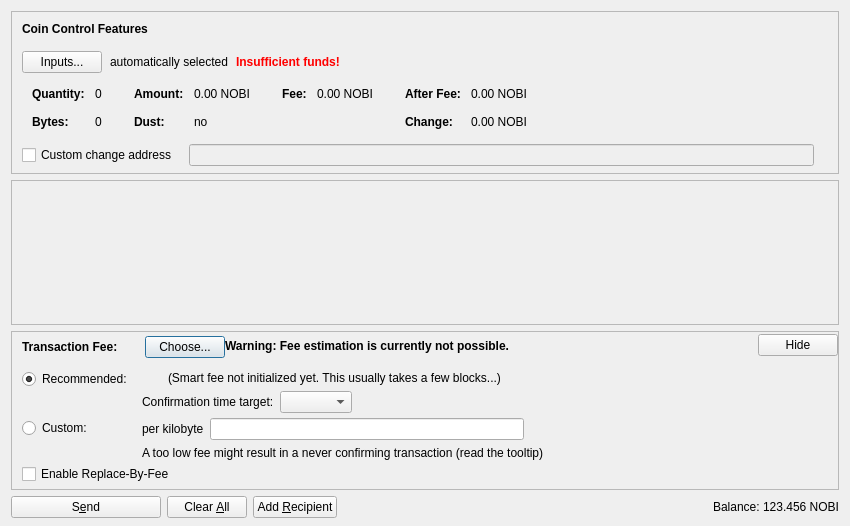
<?xml version="1.0" encoding="UTF-8"?>
<ui version="4.0">
 <class>SendCoinsDialog</class>
 <widget class="QDialog" name="SendCoinsDialog">
  <property name="geometry">
   <rect>
    <x>0</x>
    <y>0</y>
    <width>850</width>
    <height>526</height>
   </rect>
  </property>
  <property name="windowTitle">
   <string>Send Coins</string>
  </property>
  <layout class="QVBoxLayout" name="verticalLayout" stretch="0,1,0,0">
   <property name="bottomMargin">
    <number>8</number>
   </property>
   <item>
    <widget class="QFrame" name="frameCoinControl">
     <property name="sizePolicy">
      <sizepolicy hsizetype="Expanding" vsizetype="Expanding">
       <horstretch>0</horstretch>
       <verstretch>0</verstretch>
      </sizepolicy>
     </property>
     <property name="maximumSize">
      <size>
       <width>16777215</width>
       <height>16777215</height>
      </size>
     </property>
     <property name="frameShape">
      <enum>QFrame::StyledPanel</enum>
     </property>
     <property name="frameShadow">
      <enum>QFrame::Sunken</enum>
     </property>
     <layout class="QVBoxLayout" name="verticalLayoutCoinControl2">
      <property name="spacing">
       <number>0</number>
      </property>
      <property name="leftMargin">
       <number>0</number>
      </property>
      <property name="topMargin">
       <number>0</number>
      </property>
      <property name="rightMargin">
       <number>0</number>
      </property>
      <property name="bottomMargin">
       <number>6</number>
      </property>
      <item>
       <layout class="QVBoxLayout" name="verticalLayoutCoinControl" stretch="0,0,0,0,1">
        <property name="spacing">
         <number>0</number>
        </property>
        <property name="leftMargin">
         <number>10</number>
        </property>
        <property name="topMargin">
         <number>10</number>
        </property>
        <item>
         <layout class="QHBoxLayout" name="horizontalLayoutCoinControl1">
          <property name="bottomMargin">
           <number>15</number>
          </property>
          <item>
           <widget class="QLabel" name="labelCoinControlFeatures">
            <property name="sizePolicy">
             <sizepolicy hsizetype="Preferred" vsizetype="Maximum">
              <horstretch>0</horstretch>
              <verstretch>0</verstretch>
             </sizepolicy>
            </property>
            <property name="font">
             <font>
              <weight>75</weight>
              <bold>true</bold>
             </font>
            </property>
            <property name="styleSheet">
             <string notr="true">font-weight:bold;</string>
            </property>
            <property name="text">
             <string>Coin Control Features</string>
            </property>
           </widget>
          </item>
         </layout>
        </item>
        <item>
         <layout class="QHBoxLayout" name="horizontalLayoutCoinControl2" stretch="0,0,0,0">
          <property name="spacing">
           <number>8</number>
          </property>
          <property name="bottomMargin">
           <number>10</number>
          </property>
          <item>
           <widget class="QPushButton" name="pushButtonCoinControl">
            <property name="styleSheet">
             <string notr="true"/>
            </property>
            <property name="text">
             <string>Inputs...</string>
            </property>
            <property name="autoDefault">
             <bool>false</bool>
            </property>
           </widget>
          </item>
          <item>
           <widget class="QLabel" name="labelCoinControlAutomaticallySelected">
            <property name="text">
             <string>automatically selected</string>
            </property>
            <property name="margin">
             <number>5</number>
            </property>
           </widget>
          </item>
          <item>
           <widget class="QLabel" name="labelCoinControlInsuffFunds">
            <property name="font">
             <font>
              <weight>75</weight>
              <bold>true</bold>
             </font>
            </property>
            <property name="styleSheet">
             <string notr="true">color:red;font-weight:bold;</string>
            </property>
            <property name="text">
             <string>Insufficient funds!</string>
            </property>
            <property name="margin">
             <number>5</number>
            </property>
           </widget>
          </item>
          <item>
           <spacer name="horizontalSpacerCoinControl">
            <property name="orientation">
             <enum>Qt::Horizontal</enum>
            </property>
            <property name="sizeHint" stdset="0">
             <size>
              <width>40</width>
              <height>1</height>
             </size>
            </property>
           </spacer>
          </item>
         </layout>
        </item>
        <item>
         <widget class="QWidget" name="widgetCoinControl" native="true">
          <property name="sizePolicy">
           <sizepolicy hsizetype="Preferred" vsizetype="Preferred">
            <horstretch>0</horstretch>
            <verstretch>0</verstretch>
           </sizepolicy>
          </property>
          <property name="minimumSize">
           <size>
            <width>0</width>
            <height>0</height>
           </size>
          </property>
          <property name="styleSheet">
           <string notr="true"/>
          </property>
          <layout class="QHBoxLayout" name="horizontalLayoutCoinControl5">
           <property name="leftMargin">
            <number>0</number>
           </property>
           <property name="topMargin">
            <number>0</number>
           </property>
           <property name="rightMargin">
            <number>0</number>
           </property>
           <property name="bottomMargin">
            <number>0</number>
           </property>
           <item>
            <layout class="QHBoxLayout" name="horizontalLayoutCoinControl3" stretch="0,0,0,1">
             <property name="spacing">
              <number>20</number>
             </property>
             <property name="topMargin">
              <number>0</number>
             </property>
             <property name="bottomMargin">
              <number>10</number>
             </property>
             <item>
              <layout class="QFormLayout" name="formLayoutCoinControl1">
               <property name="horizontalSpacing">
                <number>10</number>
               </property>
               <property name="verticalSpacing">
                <number>14</number>
               </property>
               <property name="leftMargin">
                <number>10</number>
               </property>
               <property name="topMargin">
                <number>4</number>
               </property>
               <property name="rightMargin">
                <number>6</number>
               </property>
               <item row="0" column="0">
                <widget class="QLabel" name="labelCoinControlQuantityText">
                 <property name="font">
                  <font>
                   <weight>75</weight>
                   <bold>true</bold>
                  </font>
                 </property>
                 <property name="text">
                  <string>Quantity:</string>
                 </property>
                 <property name="margin">
                  <number>0</number>
                 </property>
                </widget>
               </item>
               <item row="0" column="1">
                <widget class="QLabel" name="labelCoinControlQuantity">
                 <property name="cursor">
                  <cursorShape>IBeamCursor</cursorShape>
                 </property>
                 <property name="contextMenuPolicy">
                  <enum>Qt::ActionsContextMenu</enum>
                 </property>
                 <property name="text">
                  <string notr="true">0</string>
                 </property>
                 <property name="margin">
                  <number>0</number>
                 </property>
                 <property name="textInteractionFlags">
                  <set>Qt::LinksAccessibleByMouse|Qt::TextSelectableByKeyboard|Qt::TextSelectableByMouse</set>
                 </property>
                </widget>
               </item>
               <item row="1" column="0">
                <widget class="QLabel" name="labelCoinControlBytesText">
                 <property name="font">
                  <font>
                   <weight>75</weight>
                   <bold>true</bold>
                  </font>
                 </property>
                 <property name="text">
                  <string>Bytes:</string>
                 </property>
                </widget>
               </item>
               <item row="1" column="1">
                <widget class="QLabel" name="labelCoinControlBytes">
                 <property name="cursor">
                  <cursorShape>IBeamCursor</cursorShape>
                 </property>
                 <property name="contextMenuPolicy">
                  <enum>Qt::ActionsContextMenu</enum>
                 </property>
                 <property name="text">
                  <string notr="true">0</string>
                 </property>
                 <property name="textInteractionFlags">
                  <set>Qt::LinksAccessibleByMouse|Qt::TextSelectableByKeyboard|Qt::TextSelectableByMouse</set>
                 </property>
                </widget>
               </item>
              </layout>
             </item>
             <item>
              <layout class="QFormLayout" name="formLayoutCoinControl2">
               <property name="horizontalSpacing">
                <number>10</number>
               </property>
               <property name="verticalSpacing">
                <number>14</number>
               </property>
               <property name="leftMargin">
                <number>6</number>
               </property>
               <property name="topMargin">
                <number>4</number>
               </property>
               <property name="rightMargin">
                <number>6</number>
               </property>
               <item row="0" column="0">
                <widget class="QLabel" name="labelCoinControlAmountText">
                 <property name="font">
                  <font>
                   <weight>75</weight>
                   <bold>true</bold>
                  </font>
                 </property>
                 <property name="text">
                  <string>Amount:</string>
                 </property>
                 <property name="margin">
                  <number>0</number>
                 </property>
                </widget>
               </item>
               <item row="0" column="1">
                <widget class="QLabel" name="labelCoinControlAmount">
                 <property name="cursor">
                  <cursorShape>IBeamCursor</cursorShape>
                 </property>
                 <property name="contextMenuPolicy">
                  <enum>Qt::ActionsContextMenu</enum>
                 </property>
                 <property name="text">
                  <string notr="true">0.00 NOBI</string>
                 </property>
                 <property name="textInteractionFlags">
                  <set>Qt::LinksAccessibleByMouse|Qt::TextSelectableByKeyboard|Qt::TextSelectableByMouse</set>
                 </property>
                </widget>
               </item>
               <item row="1" column="0">
                <widget class="QLabel" name="labelCoinControlLowOutputText">
                 <property name="font">
                  <font>
                   <weight>75</weight>
                   <bold>true</bold>
                  </font>
                 </property>
                 <property name="text">
                  <string>Dust:</string>
                 </property>
                </widget>
               </item>
               <item row="1" column="1">
                <widget class="QLabel" name="labelCoinControlLowOutput">
                 <property name="cursor">
                  <cursorShape>IBeamCursor</cursorShape>
                 </property>
                 <property name="contextMenuPolicy">
                  <enum>Qt::ActionsContextMenu</enum>
                 </property>
                 <property name="text">
                  <string notr="true">no</string>
                 </property>
                 <property name="textInteractionFlags">
                  <set>Qt::LinksAccessibleByMouse|Qt::TextSelectableByKeyboard|Qt::TextSelectableByMouse</set>
                 </property>
                </widget>
               </item>
              </layout>
             </item>
             <item>
              <layout class="QFormLayout" name="formLayoutCoinControl3">
               <property name="horizontalSpacing">
                <number>10</number>
               </property>
               <property name="verticalSpacing">
                <number>14</number>
               </property>
               <property name="leftMargin">
                <number>6</number>
               </property>
               <property name="topMargin">
                <number>4</number>
               </property>
               <property name="rightMargin">
                <number>6</number>
               </property>
               <item row="0" column="0">
                <widget class="QLabel" name="labelCoinControlFeeText">
                 <property name="font">
                  <font>
                   <weight>75</weight>
                   <bold>true</bold>
                  </font>
                 </property>
                 <property name="text">
                  <string>Fee:</string>
                 </property>
                 <property name="margin">
                  <number>0</number>
                 </property>
                </widget>
               </item>
               <item row="0" column="1">
                <widget class="QLabel" name="labelCoinControlFee">
                 <property name="cursor">
                  <cursorShape>IBeamCursor</cursorShape>
                 </property>
                 <property name="contextMenuPolicy">
                  <enum>Qt::ActionsContextMenu</enum>
                 </property>
                 <property name="text">
                  <string notr="true">0.00 NOBI</string>
                 </property>
                 <property name="textInteractionFlags">
                  <set>Qt::LinksAccessibleByMouse|Qt::TextSelectableByKeyboard|Qt::TextSelectableByMouse</set>
                 </property>
                </widget>
               </item>
              </layout>
             </item>
             <item>
              <layout class="QFormLayout" name="formLayoutCoinControl4">
               <property name="horizontalSpacing">
                <number>10</number>
               </property>
               <property name="verticalSpacing">
                <number>14</number>
               </property>
               <property name="leftMargin">
                <number>6</number>
               </property>
               <property name="topMargin">
                <number>4</number>
               </property>
               <property name="rightMargin">
                <number>6</number>
               </property>
               <item row="0" column="0">
                <widget class="QLabel" name="labelCoinControlAfterFeeText">
                 <property name="font">
                  <font>
                   <weight>75</weight>
                   <bold>true</bold>
                  </font>
                 </property>
                 <property name="text">
                  <string>After Fee:</string>
                 </property>
                 <property name="margin">
                  <number>0</number>
                 </property>
                </widget>
               </item>
               <item row="0" column="1">
                <widget class="QLabel" name="labelCoinControlAfterFee">
                 <property name="cursor">
                  <cursorShape>IBeamCursor</cursorShape>
                 </property>
                 <property name="contextMenuPolicy">
                  <enum>Qt::ActionsContextMenu</enum>
                 </property>
                 <property name="text">
                  <string notr="true">0.00 NOBI</string>
                 </property>
                 <property name="textInteractionFlags">
                  <set>Qt::LinksAccessibleByMouse|Qt::TextSelectableByKeyboard|Qt::TextSelectableByMouse</set>
                 </property>
                </widget>
               </item>
               <item row="1" column="0">
                <widget class="QLabel" name="labelCoinControlChangeText">
                 <property name="font">
                  <font>
                   <weight>75</weight>
                   <bold>true</bold>
                  </font>
                 </property>
                 <property name="text">
                  <string>Change:</string>
                 </property>
                </widget>
               </item>
               <item row="1" column="1">
                <widget class="QLabel" name="labelCoinControlChange">
                 <property name="cursor">
                  <cursorShape>IBeamCursor</cursorShape>
                 </property>
                 <property name="contextMenuPolicy">
                  <enum>Qt::ActionsContextMenu</enum>
                 </property>
                 <property name="text">
                  <string notr="true">0.00 NOBI</string>
                 </property>
                 <property name="textInteractionFlags">
                  <set>Qt::LinksAccessibleByMouse|Qt::TextSelectableByKeyboard|Qt::TextSelectableByMouse</set>
                 </property>
                </widget>
               </item>
              </layout>
             </item>
            </layout>
           </item>
          </layout>
         </widget>
        </item>
        <item>
         <layout class="QHBoxLayout" name="horizontalLayoutCoinControl4" stretch="0,0,0">
          <property name="spacing">
           <number>12</number>
          </property>
          <property name="sizeConstraint">
           <enum>QLayout::SetDefaultConstraint</enum>
          </property>
          <property name="topMargin">
           <number>5</number>
          </property>
          <property name="rightMargin">
           <number>5</number>
          </property>
          <item>
           <widget class="QCheckBox" name="checkBoxCoinControlChange">
            <property name="toolTip">
             <string>If this is activated, but the change address is empty or invalid, change will be sent to a newly generated address.</string>
            </property>
            <property name="text">
             <string>Custom change address</string>
            </property>
           </widget>
          </item>
          <item>
           <widget class="QValidatedLineEdit" name="lineEditCoinControlChange">
            <property name="enabled">
             <bool>false</bool>
            </property>
            <property name="sizePolicy">
             <sizepolicy hsizetype="Expanding" vsizetype="Fixed">
              <horstretch>0</horstretch>
              <verstretch>0</verstretch>
             </sizepolicy>
            </property>
           </widget>
          </item>
          <item>
           <widget class="QLabel" name="labelCoinControlChangeLabel">
            <property name="sizePolicy">
             <sizepolicy hsizetype="Preferred" vsizetype="Expanding">
              <horstretch>0</horstretch>
              <verstretch>0</verstretch>
             </sizepolicy>
            </property>
            <property name="minimumSize">
             <size>
              <width>0</width>
              <height>0</height>
             </size>
            </property>
            <property name="text">
             <string/>
            </property>
            <property name="margin">
             <number>3</number>
            </property>
           </widget>
          </item>
         </layout>
        </item>
        <item>
         <spacer name="verticalSpacerCoinControl">
          <property name="orientation">
           <enum>Qt::Vertical</enum>
          </property>
          <property name="sizeHint" stdset="0">
           <size>
            <width>800</width>
            <height>1</height>
           </size>
          </property>
         </spacer>
        </item>
       </layout>
      </item>
     </layout>
    </widget>
   </item>
   <item>
    <widget class="QScrollArea" name="scrollArea">
     <property name="widgetResizable">
      <bool>true</bool>
     </property>
     <widget class="QWidget" name="scrollAreaWidgetContents">
      <property name="geometry">
       <rect>
        <x>0</x>
        <y>0</y>
        <width>830</width>
        <height>104</height>
       </rect>
      </property>
      <layout class="QVBoxLayout" name="verticalLayout_2" stretch="0,1">
       <property name="leftMargin">
        <number>0</number>
       </property>
       <property name="topMargin">
        <number>0</number>
       </property>
       <property name="rightMargin">
        <number>0</number>
       </property>
       <property name="bottomMargin">
        <number>0</number>
       </property>
       <item>
        <layout class="QVBoxLayout" name="entries">
         <property name="spacing">
          <number>6</number>
         </property>
        </layout>
       </item>
       <item>
        <spacer name="verticalSpacer">
         <property name="orientation">
          <enum>Qt::Vertical</enum>
         </property>
         <property name="sizeHint" stdset="0">
          <size>
           <width>20</width>
           <height>40</height>
          </size>
         </property>
        </spacer>
       </item>
      </layout>
     </widget>
    </widget>
   </item>
   <item>
    <widget class="QFrame" name="frameFee">
     <property name="sizePolicy">
      <sizepolicy hsizetype="Expanding" vsizetype="Expanding">
       <horstretch>0</horstretch>
       <verstretch>0</verstretch>
      </sizepolicy>
     </property>
     <property name="maximumSize">
      <size>
       <width>16777215</width>
       <height>16777215</height>
      </size>
     </property>
     <property name="frameShape">
      <enum>QFrame::StyledPanel</enum>
     </property>
     <property name="frameShadow">
      <enum>QFrame::Sunken</enum>
     </property>
     <layout class="QVBoxLayout" name="verticalLayoutFee1">
      <property name="spacing">
       <number>0</number>
      </property>
      <property name="leftMargin">
       <number>0</number>
      </property>
      <property name="topMargin">
       <number>0</number>
      </property>
      <property name="rightMargin">
       <number>0</number>
      </property>
      <property name="bottomMargin">
       <number>0</number>
      </property>
      <item>
       <layout class="QVBoxLayout" name="verticalLayoutFee2" stretch="0,0,0">
        <property name="spacing">
         <number>0</number>
        </property>
        <property name="leftMargin">
         <number>10</number>
        </property>
        <property name="topMargin">
         <number>0</number>
        </property>
        <item>
         <layout class="QHBoxLayout" name="horizontalLayoutFee1">
          <property name="bottomMargin">
           <number>0</number>
          </property>
          <item>
           <layout class="QVBoxLayout" name="verticalLayoutFee7">
            <property name="spacing">
             <number>0</number>
            </property>
            <item>
             <spacer name="verticalSpacerSmartFee">
              <property name="orientation">
               <enum>Qt::Vertical</enum>
              </property>
              <property name="sizeType">
               <enum>QSizePolicy::Fixed</enum>
              </property>
              <property name="sizeHint" stdset="0">
               <size>
                <width>1</width>
                <height>4</height>
               </size>
              </property>
             </spacer>
            </item>
            <item>
             <layout class="QHBoxLayout" name="horizontalLayoutSmartFee">
              <property name="spacing">
               <number>10</number>
              </property>
              <item>
               <widget class="QLabel" name="labelFeeHeadline">
                <property name="sizePolicy">
                 <sizepolicy hsizetype="Preferred" vsizetype="Maximum">
                  <horstretch>0</horstretch>
                  <verstretch>0</verstretch>
                 </sizepolicy>
                </property>
                <property name="font">
                 <font>
                  <weight>75</weight>
                  <bold>true</bold>
                 </font>
                </property>
                <property name="styleSheet">
                 <string notr="true">font-weight:bold;</string>
                </property>
                <property name="text">
                 <string>Transaction Fee:</string>
                </property>
               </widget>
              </item>
              <item>
               <widget class="QLabel" name="labelFeeMinimized">
                <property name="text">
                 <string/>
                </property>
               </widget>
              </item>
              <item>
               <widget class="QPushButton" name="buttonChooseFee">
                <property name="text">
                 <string>Choose...</string>
                </property>
               </widget>
              </item>
             </layout>
            </item>
            <item>
             <spacer name="verticalSpacer_5">
              <property name="orientation">
               <enum>Qt::Vertical</enum>
              </property>
              <property name="sizeHint" stdset="0">
               <size>
                <width>1</width>
                <height>1</height>
               </size>
              </property>
             </spacer>
            </item>
           </layout>
          </item>
          <item>
           <widget class="QLabel" name="fallbackFeeWarningLabel">
            <property name="toolTip">
             <string>Using the fallbackfee can result in sending a transaction that will take several hours or days (or never) to confirm. Consider choosing your fee manually or wait until you have validated the complete chain.</string>
            </property>
            <property name="font">
            <font>
                <weight>75</weight>
                <bold>true</bold>
            </font>
            </property>
            <property name="text">
             <string>Warning: Fee estimation is currently not possible.</string>
            </property>
            <property name="wordWrap">
             <bool>false</bool>
            </property>
           </widget>
          </item>
          <item>
           <spacer name="horizontalSpacer_4">
            <property name="orientation">
             <enum>Qt::Horizontal</enum>
            </property>
            <property name="sizeType">
             <enum>QSizePolicy::MinimumExpanding</enum>
            </property>
            <property name="sizeHint" stdset="0">
             <size>
              <width>40</width>
              <height>20</height>
             </size>
            </property>
           </spacer>
          </item>
          <item>
           <widget class="QPushButton" name="buttonMinimizeFee">
            <property name="toolTip">
             <string>collapse fee-settings</string>
            </property>
            <property name="text">
             <string>Hide</string>
            </property>
           </widget>
          </item>
         </layout>
        </item>
        <item>
         <widget class="QFrame" name="frameFeeSelection">
          <layout class="QVBoxLayout" name="verticalLayoutFee12">
           <property name="spacing">
            <number>0</number>
           </property>
           <property name="leftMargin">
            <number>0</number>
           </property>
           <property name="topMargin">
            <number>0</number>
           </property>
           <property name="rightMargin">
            <number>0</number>
           </property>
           <property name="bottomMargin">
            <number>0</number>
           </property>
           <item>
            <layout class="QGridLayout" name="gridLayoutFee">
             <property name="topMargin">
              <number>10</number>
             </property>
             <property name="bottomMargin">
              <number>4</number>
             </property>
             <property name="horizontalSpacing">
              <number>10</number>
             </property>
             <property name="verticalSpacing">
              <number>4</number>
             </property>
             <item row="1" column="1">
              <layout class="QVBoxLayout" name="verticalLayoutFee8">
               <property name="spacing">
                <number>6</number>
               </property>
               <item>
                <layout class="QHBoxLayout" name="horizontalLayoutFee13">
                 <item>
                  <widget class="QLabel" name="labelCustomPerKilobyte">
                   <property name="toolTip">
                    <string>Specify a custom fee per kB (1,000 bytes) of the transaction's virtual size.

Note:  Since the fee is calculated on a per-byte basis, a fee of "100 satoshis per kB" for a transaction size of 500 bytes (half of 1 kB) would ultimately yield a fee of only 50 satoshis.</string>
                   </property>
                   <property name="text">
                    <string>per kilobyte</string>
                   </property>
                  </widget>
                 </item>
                 <item>
                  <widget class="NobilitasAmountField" name="customFee"/>
                 </item>
                 <item>
                  <spacer name="horizontalSpacer_6">
                   <property name="orientation">
                    <enum>Qt::Horizontal</enum>
                   </property>
                   <property name="sizeHint" stdset="0">
                    <size>
                     <width>1</width>
                     <height>1</height>
                    </size>
                   </property>
                  </spacer>
                 </item>
                </layout>
               </item>
               <item>
                <layout class="QHBoxLayout" name="horizontalLayoutFee8">
                 <item>
                  <widget class="QLabel" name="labelCustomFeeWarning">
                   <property name="enabled">
                    <bool>true</bool>
                   </property>
                   <property name="toolTip">
                    <string>When there is less transaction volume than space in the blocks, miners as well as relaying nodes may enforce a minimum fee. Paying only this minimum fee is just fine, but be aware that this can result in a never confirming transaction once there is more demand for nobilitas transactions than the network can process.</string>
                   </property>
                   <property name="text">
                    <string>A too low fee might result in a never confirming transaction (read the tooltip)</string>
                   </property>
                  </widget>
                 </item>
                 <item>
                  <spacer name="horizontalSpacer_2">
                   <property name="orientation">
                    <enum>Qt::Horizontal</enum>
                   </property>
                   <property name="sizeHint" stdset="0">
                    <size>
                     <width>1</width>
                     <height>1</height>
                    </size>
                   </property>
                  </spacer>
                 </item>
                </layout>
               </item>
              </layout>
             </item>
             <item row="0" column="0">
              <layout class="QVBoxLayout" name="verticalLayoutFee4" stretch="0,1">
               <item>
                <widget class="QRadioButton" name="radioSmartFee">
                 <property name="text">
                  <string>Recommended:</string>
                 </property>
                 <property name="checked">
                  <bool>true</bool>
                 </property>
                 <attribute name="buttonGroup">
                  <string notr="true">groupFee</string>
                 </attribute>
                </widget>
               </item>
               <item>
                <spacer name="verticalSpacer_2">
                 <property name="orientation">
                  <enum>Qt::Vertical</enum>
                 </property>
                 <property name="sizeHint" stdset="0">
                  <size>
                   <width>1</width>
                   <height>1</height>
                  </size>
                 </property>
                </spacer>
               </item>
              </layout>
             </item>
             <item row="1" column="0">
              <layout class="QVBoxLayout" name="verticalLayoutFee9" stretch="0,1">
               <item>
                <widget class="QRadioButton" name="radioCustomFee">
                 <property name="text">
                  <string>Custom:</string>
                 </property>
                 <attribute name="buttonGroup">
                  <string notr="true">groupFee</string>
                 </attribute>
                </widget>
               </item>
               <item>
                <spacer name="verticalSpacer_6">
                 <property name="orientation">
                  <enum>Qt::Vertical</enum>
                 </property>
                 <property name="sizeHint" stdset="0">
                  <size>
                   <width>1</width>
                   <height>1</height>
                  </size>
                 </property>
                </spacer>
               </item>
              </layout>
             </item>
             <item row="0" column="1">
              <layout class="QVBoxLayout" name="verticalLayoutFee3" stretch="0,0,1">
               <property name="spacing">
                <number>6</number>
               </property>
               <property name="topMargin">
                <number>2</number>
               </property>
               <item>
                <layout class="QHBoxLayout" name="horizontalLayoutFee12">
                 <item>
                  <widget class="QLabel" name="labelSmartFee">
                   <property name="text">
                    <string/>
                   </property>
                  </widget>
                 </item>
                 <item>
                  <widget class="QLabel" name="labelFeeEstimation">
                   <property name="text">
                    <string/>
                   </property>
                  </widget>
                 </item>
                 <item>
                  <widget class="QLabel" name="labelSmartFee2">
                   <property name="text">
                    <string>(Smart fee not initialized yet. This usually takes a few blocks...)</string>
                   </property>
                  </widget>
                 </item>
                 <item>
                  <spacer name="horizontalSpacer_5">
                   <property name="orientation">
                    <enum>Qt::Horizontal</enum>
                   </property>
                   <property name="sizeHint" stdset="0">
                    <size>
                     <width>1</width>
                     <height>1</height>
                    </size>
                   </property>
                  </spacer>
                 </item>
                </layout>
               </item>
               <item>
                <layout class="QHBoxLayout" name="horizontalLayoutFee9">
                 <item>
                  <layout class="QVBoxLayout" name="verticalLayoutFee6">
                   <item>
                    <widget class="QLabel" name="labelSmartFee3">
                     <property name="text">
                      <string>Confirmation time target:</string>
                     </property>
                    </widget>
                   </item>
                  </layout>
                 </item>
                 <item>
                  <layout class="QVBoxLayout" name="verticalLayoutFee5">
                   <property name="rightMargin">
                    <number>30</number>
                   </property>
                   <item>
                    <layout class="QHBoxLayout" name="horizontalLayoutConfTarget">
                     <property name="bottomMargin">
                      <number>0</number>
                     </property>
                     <item>
                      <widget class="QComboBox" name="confTargetSelector"/>
                     </item>
                     <item>
                      <spacer name="horizontalSpacerConfTarget">
                       <property name="orientation">
                        <enum>Qt::Horizontal</enum>
                       </property>
                       <property name="sizeHint" stdset="0">
                        <size>
                         <width>40</width>
                         <height>20</height>
                        </size>
                       </property>
                      </spacer>
                     </item>
                    </layout>
                   </item>
                  </layout>
                 </item>
                </layout>
               </item>
               <item>
                <spacer name="verticalSpacer_4">
                 <property name="orientation">
                  <enum>Qt::Vertical</enum>
                 </property>
                 <property name="sizeHint" stdset="0">
                  <size>
                   <width>1</width>
                   <height>1</height>
                  </size>
                 </property>
                </spacer>
               </item>
              </layout>
             </item>
            </layout>
           </item>
           <item>
            <widget class="QCheckBox" name="optInRBF">
             <property name="text">
              <string>Enable Replace-By-Fee</string>
             </property>
             <property name="toolTip">
              <string>With Replace-By-Fee (BIP-125) you can increase a transaction's fee after it is sent. Without this, a higher fee may be recommended to compensate for increased transaction delay risk.</string>
             </property>
            </widget>
           </item>
          </layout>
         </widget>
        </item>
        <item>
         <spacer name="verticalSpacerFee">
          <property name="orientation">
           <enum>Qt::Vertical</enum>
          </property>
          <property name="sizeHint" stdset="0">
           <size>
            <width>40</width>
            <height>5</height>
           </size>
          </property>
         </spacer>
        </item>
       </layout>
      </item>
     </layout>
    </widget>
   </item>
   <item>
    <layout class="QHBoxLayout" name="horizontalLayout">
     <item>
      <widget class="QPushButton" name="sendButton">
       <property name="minimumSize">
        <size>
         <width>150</width>
         <height>0</height>
        </size>
       </property>
       <property name="toolTip">
        <string>Confirm the send action</string>
       </property>
       <property name="text">
        <string>S&amp;end</string>
       </property>
       <property name="icon">
        <iconset resource="../nobilitas.qrc">
         <normaloff>:/icons/send</normaloff>:/icons/send</iconset>
       </property>
       <property name="autoDefault">
        <bool>false</bool>
       </property>
       <property name="default">
        <bool>false</bool>
       </property>
      </widget>
     </item>
     <item>
      <widget class="QPushButton" name="clearButton">
       <property name="sizePolicy">
        <sizepolicy hsizetype="Minimum" vsizetype="Fixed">
         <horstretch>0</horstretch>
         <verstretch>0</verstretch>
        </sizepolicy>
       </property>
       <property name="toolTip">
        <string>Clear all fields of the form.</string>
       </property>
       <property name="text">
        <string>Clear &amp;All</string>
       </property>
       <property name="icon">
        <iconset resource="../nobilitas.qrc">
         <normaloff>:/icons/remove</normaloff>:/icons/remove</iconset>
       </property>
       <property name="autoDefault">
        <bool>false</bool>
       </property>
      </widget>
     </item>
     <item>
      <widget class="QPushButton" name="addButton">
       <property name="toolTip">
        <string>Send to multiple recipients at once</string>
       </property>
       <property name="text">
        <string>Add &amp;Recipient</string>
       </property>
       <property name="icon">
        <iconset resource="../nobilitas.qrc">
         <normaloff>:/icons/add</normaloff>:/icons/add</iconset>
       </property>
       <property name="autoDefault">
        <bool>false</bool>
       </property>
      </widget>
     </item>
     <item>
      <spacer name="horizontalSpacer">
       <property name="orientation">
        <enum>Qt::Horizontal</enum>
       </property>
       <property name="sizeHint" stdset="0">
        <size>
         <width>40</width>
         <height>20</height>
        </size>
       </property>
      </spacer>
     </item>
     <item>
      <layout class="QHBoxLayout" name="horizontalLayout_2">
       <property name="spacing">
        <number>3</number>
       </property>
       <item>
        <widget class="QLabel" name="label">
         <property name="sizePolicy">
          <sizepolicy hsizetype="Preferred" vsizetype="Fixed">
           <horstretch>0</horstretch>
           <verstretch>0</verstretch>
          </sizepolicy>
         </property>
         <property name="text">
          <string>Balance:</string>
         </property>
        </widget>
       </item>
       <item>
        <widget class="QLabel" name="labelBalance">
         <property name="sizePolicy">
          <sizepolicy hsizetype="Preferred" vsizetype="Fixed">
           <horstretch>0</horstretch>
           <verstretch>0</verstretch>
          </sizepolicy>
         </property>
         <property name="cursor">
          <cursorShape>IBeamCursor</cursorShape>
         </property>
         <property name="text">
          <string notr="true">123.456 NOBI</string>
         </property>
         <property name="textInteractionFlags">
          <set>Qt::LinksAccessibleByMouse|Qt::TextSelectableByKeyboard|Qt::TextSelectableByMouse</set>
         </property>
        </widget>
       </item>
      </layout>
     </item>
    </layout>
   </item>
  </layout>
 </widget>
 <customwidgets>
  <customwidget>
   <class>QValidatedLineEdit</class>
   <extends>QLineEdit</extends>
   <header>qt/qvalidatedlineedit.h</header>
  </customwidget>
  <customwidget>
   <class>NobilitasAmountField</class>
   <extends>QLineEdit</extends>
   <header>qt/nobilitasamountfield.h</header>
   <container>1</container>
  </customwidget>
 </customwidgets>
 <resources>
  <include location="../nobilitas.qrc"/>
 </resources>
 <connections/>
 <buttongroups>
  <buttongroup name="groupFee"/>
 </buttongroups>
</ui>
